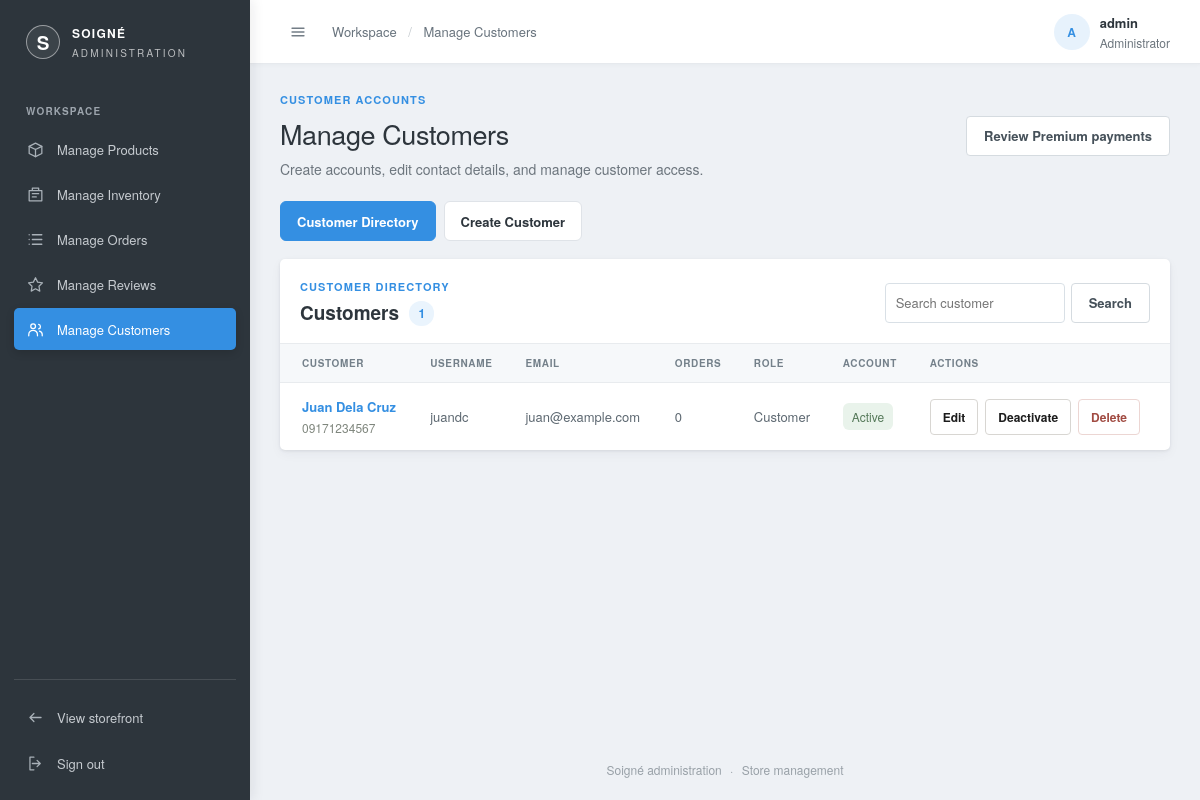
The app's page /admin/manage-customers/index.php (signed in) with its own data.
### tables this page shows
CREATE TABLE users (
  user_id    INT AUTO_INCREMENT PRIMARY KEY,
  username   VARCHAR(50)  NOT NULL UNIQUE,
  email      VARCHAR(120) NOT NULL UNIQUE,
  password   VARCHAR(255) NOT NULL,
  role       ENUM('customer','admin','vip') NOT NULL DEFAULT 'customer',
  status     ENUM('active','inactive') NOT NULL DEFAULT 'active',
  vip_expires_at DATETIME NULL,
  created_at DATETIME DEFAULT CURRENT_TIMESTAMP
);

### admin/manage-customers/index.php (the view, shortened to what this page needs)
<?php
require_once("../includes/bootstrap.php");
mysqli_query($conn, "UPDATE users SET role = 'customer', vip_expires_at = NULL
                     WHERE role = 'vip' AND vip_expires_at IS NOT NULL AND vip_expires_at <= CURRENT_TIMESTAMP");
$customer_search = trim($_GET['search'] ?? '');
$customer_sql = "SELECT u.user_id, u.username, u.email, u.role, u.status, u.vip_expires_at, c.customer_name, c.phone,
                        COUNT(DISTINCT o.order_id) AS order_count
                 FROM users u
                 LEFT JOIN customers c ON c.user_id = u.user_id
                 LEFT JOIN orders o ON o.user_id = u.user_id
                 WHERE u.role IN ('customer', 'vip')";
$customer_sql .= " GROUP BY u.user_id, u.username, u.email, u.role, u.status, u.vip_expires_at, c.customer_name, c.phone
                   ORDER BY u.user_id DESC";
$customers = mysqli_fetch_all(mysqli_query($conn, $customer_sql), MYSQLI_ASSOC);
$customer_total = count($customers);
include("../includes/header.php");
?>
<section class="admin-page-heading">
  <div><p class="admin-eyebrow">CUSTOMER ACCOUNTS</p><h1>Manage Customers</h1><p>Create accounts, edit contact details, and manage customer access.</p></div>
  <a class="admin-button admin-button-light" href="<?php echo BASE_URL; ?>admin/manage-customers/premium-payments.php">Review Premium payments</a>
</section>
<div class="admin-panel-tabs" role="radiogroup" aria-label="Customer panels">
  <label for="customer-view-directory">Customer Directory</label>
  <label for="customer-view-create">Create Customer</label>
<section class="manage-panel manage-list-panel customer-directory-panel">
  <div class="manage-panel-heading">
    <div><p class="admin-eyebrow">CUSTOMER DIRECTORY</p><h2>Customers <span class="manage-count"><?php echo $customer_total; ?></span></h2></div>
    <form method="get" class="inventory-history-search">
      <input id="customer-search" type="search" name="search" value="<?php echo htmlspecialchars($customer_search); ?>" placeholder="Search customer">
      <button class="admin-button admin-button-light" type="submit">Search</button>
    </form>
  </div>
  <?php if ($customers) { ?>
    <div class="admin-table-wrap"><table class="admin-table">
      <thead><tr><th>Customer</th><th>Username</th><th>Email</th><th>Orders</th><th>Role</th><th>Account</th><th>Actions</th></tr></thead>
      <tbody><?php foreach ($customers as $customer) { ?>
        <tr>
          <td class="order-number"><?php echo htmlspecialchars($customer['customer_name'] ?? 'Customer'); ?><small class="manage-secondary"><?php echo htmlspecialchars($customer['phone'] ?? ''); ?></small></td>
          <td><?php echo htmlspecialchars($customer['username']); ?></td>
          <td><?php echo htmlspecialchars($customer['email']); ?></td>
          <td><?php echo (int)$customer['order_count']; ?></td>
          <td><?php echo htmlspecialchars(['customer' => 'Customer', 'vip' => 'VIP'][$customer['role']] ?? ucfirst($customer['role'])); ?>
          </td>
          <td><span class="manage-status-<?php echo htmlspecialchars($customer['status']); ?>"><?php echo ucfirst(htmlspecialchars($customer['status'])); ?></span></td>
          <td><div class="manage-row-actions">
            <a class="manage-small-button" href="<?php echo BASE_URL; ?>admin/manage-customers/edit.php?id=<?php echo (int)$customer['user_id']; ?>">Edit</a>
            <form method="post">
              <button class="manage-small-button" type="submit"><?php echo $customer['status'] === 'active' ? 'Deactivate' : 'Reactivate'; ?></button>
            </form>
            <?php if ((int)$customer['order_count'] === 0) { ?>
              <form method="post">
                <button class="manage-small-button is-danger" type="submit">Delete</button>
              </form>
            <?php } ?>
          </div></td>
        </tr>
      <?php } ?></tbody>
    </table></div>
  <?php } else { ?><p class="manage-empty">No customer accounts found.</p><?php } ?>
</section>
</div>
<?php include("../includes/footer.php"); ?>

### admin/styles/admin.css (style rules this page uses)
:root { --admin-ink: #2d353c; --admin-muted: #6c757d; --admin-line: #dfe3e8; --admin-paper: #ffffff; --admin-canvas: #eef1f5; --admin-accent: #348fe2; --admin-accent-dark: #2178c4; --admin-font: "Helvetica Neue", Helvetica, Arial, sans-serif; }
* { box-sizing: border-box; }
body { margin: 0; font-family: var(--admin-font); color: var(--admin-ink); }
a { color: inherit; text-decoration: none; }
button, input { font: inherit; }
.admin-eyebrow { margin: 0 0 10px; color: var(--admin-accent); font-size: 11px; font-weight: 700; letter-spacing: 1.6px; }
.admin-button { min-height: 40px; display: inline-flex; justify-content: center; align-items: center; gap: 8px; padding: 0 17px; border: 1px solid var(--admin-ink); border-radius: 11px; background: var(--admin-ink); color: #fff; box-shadow: 0 2px 4px rgba(28,28,28,.12), inset 0 1px 0 rgba(255,255,255,.16); font-size: 13px; font-weight: 700; cursor: pointer; transition: box-shadow .15s ease, transform .15s ease, background .15s ease, border-color .15s ease; }
.admin-dashboard-body { min-height: 100vh; background: var(--admin-canvas); }
.admin-page-heading { display: flex; align-items: center; justify-content: space-between; gap: 20px; margin-bottom: 25px; }
.admin-page-heading .admin-eyebrow { margin-bottom: 7px; }
.admin-page-heading h1 { margin: 0; font-family: var(--admin-font); font-size: 29px; font-weight: 600; letter-spacing: -.4px; }
.admin-page-heading > div > p:last-child { margin: 6px 0 0; color: var(--admin-muted); font-size: 14px; }
.admin-button-light { border-color: #d8d6d2; background: #fff; color: var(--admin-ink); box-shadow: 0 2px 4px rgba(28,28,28,.1), inset 0 1px 0 rgba(255,255,255,.9); }
.admin-table-wrap { width: 100%; overflow-x: auto; }
.admin-table { width: 100%; border-collapse: collapse; text-align: left; white-space: nowrap; }
.admin-table th { padding: 12px 15px; border-top: 1px solid #f0f1ee; border-bottom: 1px solid #f0f1ee; background: #faf9f7; color: #77736d; font-size: 11px; font-weight: 700; letter-spacing: .45px; text-transform: uppercase; }
.admin-table th:first-child, .admin-table td:first-child { padding-left: 20px; }
.admin-table td { padding: 14px 15px; border-bottom: 1px solid #f1f2ef; color: #626262; font-size: 13px; }
.admin-table tbody tr:last-child td { border-bottom: 0; }
.admin-table .order-number { color: #404b3e; font-weight: 700; }
body.admin-dashboard-body { background: var(--admin-canvas); color: #2d353c; font-size: 14px; -webkit-font-smoothing: antialiased; }
.admin-page-heading { margin-bottom: 22px; }
.admin-page-heading h1 { color: #2d353c; font-size: 27px; font-weight: 500; }
.admin-eyebrow { color: #348fe2; letter-spacing: 1.1px; }
.admin-button { border-color: #348fe2; border-radius: 4px; background: #348fe2; box-shadow: none; font-weight: 600; }
.admin-button-light { border-color: #d5dbe0; background: #fff; color: #46515a; box-shadow: none; }
.admin-table th { border-color: #e8ebee; background: #f6f8fa; color: #74808a; font-size: 10px; letter-spacing: .65px; }
.admin-table td { border-color: #edf0f2; color: #5d6871; }
.admin-table .order-number { color: #348fe2; }

### records on screen
users: customer_name "Juan Dela Cruz", phone "09171234567", username "juandc", email "juan@example.com", order_count "0", role "Customer", status "Active", shows "Deactivate"

### other values on screen
$admin_page_title "Manage Customers"
substr($admin_header_name, 0, 1) "A"
$admin_header_name "admin"
$customer_total "1"
